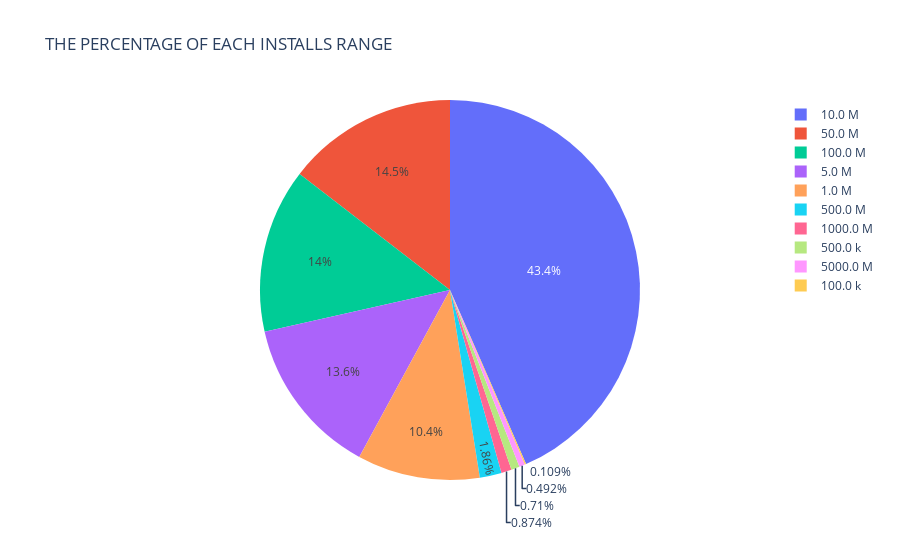

Here is the notebook cell this chart was saved with:
### Code cell
px.pie(games,names='installs',values=None,title='THE PERCENTAGE OF EACH INSTALLS RANGE')

### Figure 1 — Plotly figure (JSON) as saved in the notebook; plotly's stock layout.template omitted (floating-point values rounded to 4 significant figures; data arrays with more than 128 entries replaced by an {"elided": "..."} marker saying what was removed)
{"data": [{"domain": {"x": [0, 1], "y": [0, 1]}, "hovertemplate": "installs=%{label}<extra></extra>", "labels": {"elided": "1830 str values"}, "legendgroup": "", "name": "", "showlegend": true, "type": "pie"}], "layout": {"legend": {"tracegroupgap": 0}, "title": {"text": "THE PERCENTAGE OF EACH INSTALLS RANGE"}}}
